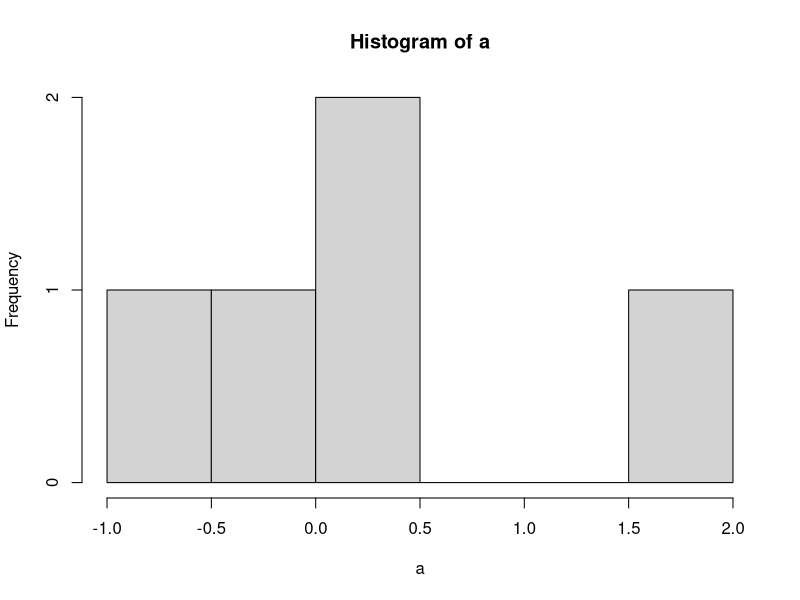
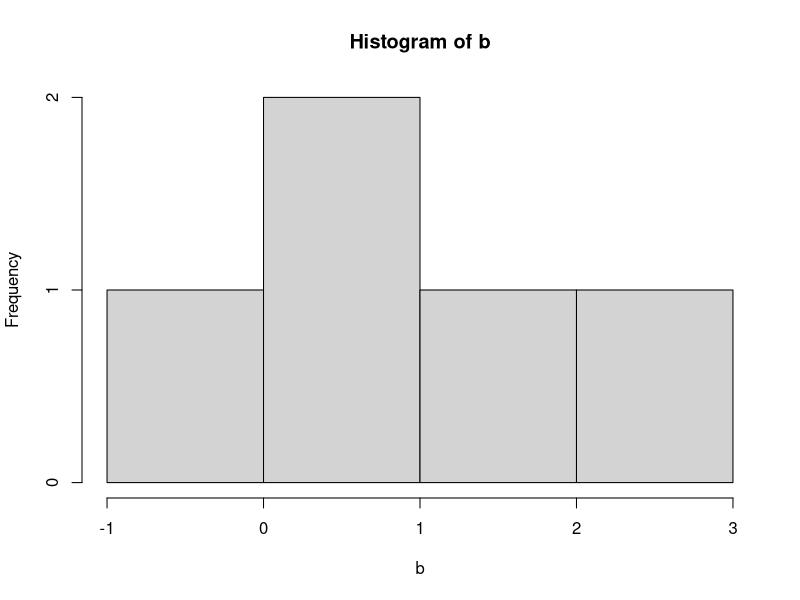

These figures' R source, in order: (Note: this script raises an error after producing the figures.)

# to get the normal distribution we need the mean and the standard deviation
?rnorm
?rbinom
?runif

set.seed(123)
a <- rnorm(5, mean = 0, sd = 1)
b <- rnorm(5,mean = 1,sd = 1)

hist(a)
hist(b)

df <- data.frame(a=a,b=b) %>% gather(key=object, value= value, 1:2)
df
ggplot(df, aes(x=value,fill= object)) + geom_density(alpha=.5)

pnorm(7,mean=5, sd=1,lower.tail = FALSE) 
# if we want to know the probability of randomly picking one person and that person being 7 feet tall, the probability is 2.2%

t.test(a,b)
# t.test predicts that the distributions are the same, if the pvalue is significant that means that the distributions are not the same
# compares means and says whether the distributions are the same or if they aren't
# can detect differences between means that are very different 